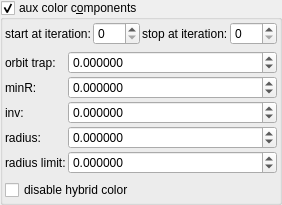
    <widget class="MyGroupBox" name="groupCheck_fold_color_aux_color_enabled">
     <property name="title">
      <string>aux color c&amp;omponents</string>
     </property>
     <property name="checkable">
      <bool>true</bool>
     </property>
     <layout class="QVBoxLayout" name="verticalLayout_11">
      <property name="leftMargin">
       <number>2</number>
      </property>
      <property name="topMargin">
       <number>2</number>
      </property>
      <property name="rightMargin">
       <number>2</number>
      </property>
      <property name="bottomMargin">
       <number>2</number>
      </property>
      <item>
       <layout class="QGridLayout" name="gridLayout_22" columnstretch="0,1,0,1">
        <property name="spacing">
         <number>2</number>
        </property>
        <item row="0" column="3">
         <widget class="MySpinBox" name="spinboxInt_fold_color_stop_iterations_A">
          <property name="sizePolicy">
           <sizepolicy hsizetype="Minimum" vsizetype="Maximum">
            <horstretch>0</horstretch>
            <verstretch>0</verstretch>
           </sizepolicy>
          </property>
          <property name="maximum">
           <number>999</number>
          </property>
         </widget>
        </item>
        <item row="0" column="0">
         <widget class="QLabel" name="label_277">
          <property name="text">
           <string>start at iteration:</string>
          </property>
         </widget>
        </item>
        <item row="0" column="2">
         <widget class="QLabel" name="label_278">
          <property name="text">
           <string>stop at iteration:</string>
          </property>
         </widget>
        </item>
        <item row="0" column="1">
         <widget class="MySpinBox" name="spinboxInt_fold_color_start_iterations_A">
          <property name="sizePolicy">
           <sizepolicy hsizetype="Minimum" vsizetype="Maximum">
            <horstretch>0</horstretch>
            <verstretch>0</verstretch>
           </sizepolicy>
          </property>
          <property name="maximum">
           <number>999</number>
          </property>
         </widget>
        </item>
       </layout>
      </item>
      <item>
       <layout class="QGridLayout" name="gridLayout_20" columnstretch="0,1">
        <property name="spacing">
         <number>2</number>
        </property>
        <item row="4" column="1">
         <widget class="MyDoubleSpinBox" name="spinbox4_fold_color_difs_0000_w">
          <property name="sizePolicy">
           <sizepolicy hsizetype="Minimum" vsizetype="Maximum">
            <horstretch>0</horstretch>
            <verstretch>0</verstretch>
           </sizepolicy>
          </property>
          <property name="prefix">
           <string/>
          </property>
          <property name="suffix">
           <string/>
          </property>
          <property name="decimals">
           <number>6</number>
          </property>
          <property name="minimum">
           <double>-100.000000000000000</double>
          </property>
          <property name="maximum">
           <double>100.000000000000000</double>
          </property>
          <property name="singleStep">
           <double>0.100000000000000</double>
          </property>
         </widget>
        </item>
        <item row="3" column="1">
         <widget class="MyDoubleSpinBox" name="spinbox4_fold_color_difs_0000_z">
          <property name="sizePolicy">
           <sizepolicy hsizetype="Minimum" vsizetype="Maximum">
            <horstretch>0</horstretch>
            <verstretch>0</verstretch>
           </sizepolicy>
          </property>
          <property name="prefix">
           <string/>
          </property>
          <property name="suffix">
           <string/>
          </property>
          <property name="decimals">
           <number>6</number>
          </property>
          <property name="minimum">
           <double>-100.000000000000000</double>
          </property>
          <property name="maximum">
           <double>100.000000000000000</double>
          </property>
          <property name="singleStep">
           <double>0.100000000000000</double>
          </property>
         </widget>
        </item>
        <item row="5" column="1">
         <widget class="MyDoubleSpinBox" name="spinbox_fold_color_difs1">
          <property name="sizePolicy">
           <sizepolicy hsizetype="Minimum" vsizetype="Maximum">
            <horstretch>0</horstretch>
            <verstretch>0</verstretch>
           </sizepolicy>
          </property>
          <property name="prefix">
           <string/>
          </property>
          <property name="suffix">
           <string/>
          </property>
          <property name="decimals">
           <number>6</number>
          </property>
          <property name="minimum">
           <double>-100.000000000000000</double>
          </property>
          <property name="maximum">
           <double>100.000000000000000</double>
          </property>
          <property name="singleStep">
           <double>0.100000000000000</double>
          </property>
         </widget>
        </item>
        <item row="5" column="0">
         <widget class="QLabel" name="label_127">
          <property name="text">
           <string notr="true">radius limit:</string>
          </property>
         </widget>
        </item>
        <item row="1" column="1" rowspan="2">
         <widget class="MyDoubleSpinBox" name="spinbox4_fold_color_difs_0000_y">
          <property name="sizePolicy">
           <sizepolicy hsizetype="Minimum" vsizetype="Maximum">
            <horstretch>0</horstretch>
            <verstretch>0</verstretch>
           </sizepolicy>
          </property>
          <property name="prefix">
           <string/>
          </property>
          <property name="suffix">
           <string/>
          </property>
          <property name="decimals">
           <number>6</number>
          </property>
          <property name="minimum">
           <double>-100.000000000000000</double>
          </property>
          <property name="maximum">
           <double>100.000000000000000</double>
          </property>
          <property name="singleStep">
           <double>0.100000000000000</double>
          </property>
         </widget>
        </item>
        <item row="4" column="0">
         <widget class="QLabel" name="label_122">
          <property name="text">
           <string notr="true">radius:</string>
          </property>
         </widget>
        </item>
        <item row="3" column="0">
         <widget class="QLabel" name="label_121">
          <property name="text">
           <string notr="true">inv:</string>
          </property>
         </widget>
        </item>
        <item row="1" column="0" rowspan="2">
         <widget class="QLabel" name="label_59">
          <property name="text">
           <string notr="true">minR:</string>
          </property>
         </widget>
        </item>
        <item row="0" column="1">
         <widget class="MyDoubleSpinBox" name="spinbox4_fold_color_difs_0000_x">
          <property name="sizePolicy">
           <sizepolicy hsizetype="Minimum" vsizetype="Maximum">
            <horstretch>0</horstretch>
            <verstretch>0</verstretch>
           </sizepolicy>
          </property>
          <property name="prefix">
           <string/>
          </property>
          <property name="suffix">
           <string/>
          </property>
          <property name="decimals">
           <number>6</number>
          </property>
          <property name="minimum">
           <double>-100.000000000000000</double>
          </property>
          <property name="maximum">
           <double>100.000000000000000</double>
          </property>
          <property name="singleStep">
           <double>0.100000000000000</double>
          </property>
         </widget>
        </item>
        <item row="0" column="0">
         <widget class="QLabel" name="label_125">
          <property name="text">
           <string notr="true">orbit trap:</string>
          </property>
         </widget>
        </item>
       </layout>
      </item>
      <item>
       <widget class="MyCheckBox" name="checkBox_transf_function_enabledG_false">
        <property name="text">
         <string>disable hybrid color</string>
        </property>
       </widget>
      </item>
     </layout>
    </widget>
